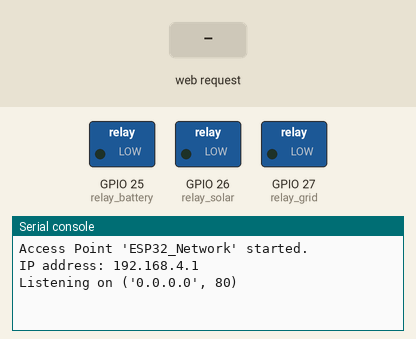
This program was run on a simulated ESP32 board running MicroPython. On the bench: switched loads named in the program (green lamp = pin HIGH), the last lines printed to the serial console. Inputs (shaded band) come from the test bench. The board's own WiFi access point starts at once; web requests get an empty 200 reply after 0.4 s; library files of the repository ran but are not shown: 1 file(s).

Above: at 1.2 s.
1.3 s: HTTP request GET / received
At 1.56 s:
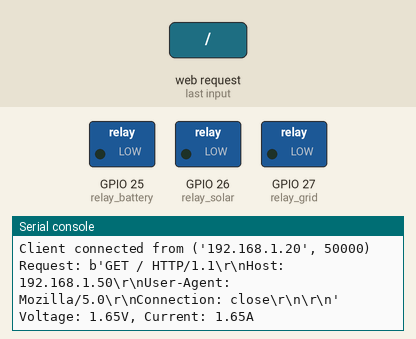
At 2.8 s:
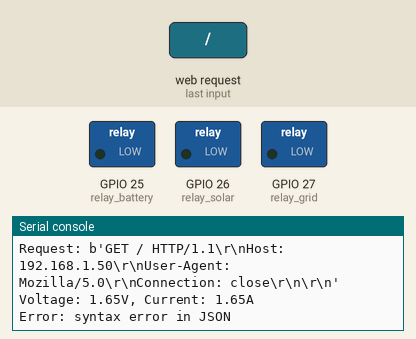

The program:

main.py
```python
import network
import urequests
import socket
import time
from machine import Pin, ADC

# Set the GPIO pins for relays
relay_solar = Pin(26, Pin.OUT)
relay_grid = Pin(27, Pin.OUT)
relay_battery = Pin(25, Pin.OUT)

# Set the GPIO pins for voltage and current sensors
voltage_sensor = ADC(Pin(34))
current_sensor = ADC(Pin(35))
voltage_sensor.atten(ADC.ATTN_11DB)
current_sensor.atten(ADC.ATTN_11DB)

# Define Access Point parameters
ssid = 'ESP32_Network'  # The name of the network created by ESP32
password = '123456789'  # Password for the network (optional)

# Flask API endpoint
flask_url = "http://<FLASK_SERVER_IP>:5000/predict"  # Replace with your Flask server IP

# Start the Access Point (AP) mode
def start_ap():
    ap = network.WLAN(network.AP_IF)
    ap.active(True)
    ap.config(essid=ssid, password=password)  # Set SSID and password for the AP
    while not ap.active():
        time.sleep(0.5)
        print("Waiting for AP to start...")
    print(f"Access Point '{ssid}' started.")
    print(f"IP address: {ap.ifconfig()[0]}")  # Display IP address of ESP32

# Read sensor data
def read_sensors():
    voltage = voltage_sensor.read() * (3.3 / 4095)  # Convert raw ADC values to voltage
    current = current_sensor.read() * (3.3 / 4095)  # Convert raw ADC values to current
    return round(voltage, 3), round(current, 3)

# Set relay based on received decision
def set_relay(source):
    relay_solar.off()
    relay_grid.off()
    relay_battery.off()
    if source == 'solar':
        relay_solar.on()
    elif source == 'grid':
        relay_grid.on()
    elif source == 'battery':
        relay_battery.on()

# Send sensor data to the Flask server and get the prediction
def get_prediction(voltage, current):
    weather_data = {
        'voltage': voltage,
        'current': current
    }

    try:
        response = urequests.post(flask_url, json=weather_data)
        if response.status_code == 200:
            prediction = response.json()['prediction']
            print(f"Prediction: {prediction}")
            return prediction
        else:
            print("Failed to get prediction")
            return None
    except Exception as e:
        print(f"Error: {e}")
        return None

# Serve a simple HTTP server to interact with the ESP32
def serve_requests():
    addr = socket.getaddrinfo('0.0.0.0', 80)[0][-1]
    s = socket.socket()
    s.bind(addr)
    s.listen(1)
    print('Listening on', addr)

    while True:
        cl, addr = s.accept()
        print('Client connected from', addr)
        request = cl.recv(1024)
        print("Request:", request)

        voltage, current = read_sensors()
        print(f"Voltage: {voltage}V, Current: {current}A")

        # Get prediction from Flask server
        source = get_prediction(voltage, current)

        # Set the relay based on the prediction
        if source:
            set_relay(source)

        # Send HTTP response
        response = """HTTP/1.1 200 OK
Content-Type: text/html

<html>
  <head><title>ESP32 AP Mode</title></head>
  <body>
    <h1>ESP32 Access Point</h1>
    <p>Voltage: {}V</p>
    <p>Current: {}A</p>
    <p>Predicted Power Source: {}</p>
  </body>
</html>
""".format(voltage, current, source)

        cl.send(response)
        cl.close()

# Main program
start_ap()
serve_requests()
```

Measured:
- after the input at 1.3 s, the serial console: prints a new line at once (image 1)
